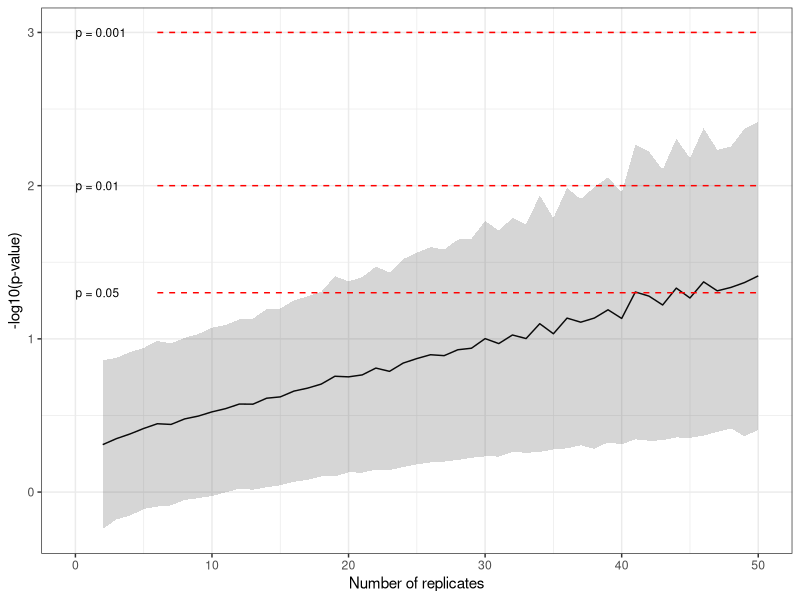

Generate this figure with R:
library(ggplot2)

ctrl.mean <- 1
ctrl.sd <- 0.1
treated.mean <- 1.1
treated.sd <- 0.22

# Function that repeats t-test a number of times (rpt) with given sample size, means and sds.
# Returns a list of p-values from the test

tsim <- function(rpt, n, mean1, sd1, mean2, sd2) {
  x <- 0
  ppool <- NULL
  while (x <= rpt) {
    ppool <- c(ppool, t.test(rnorm(n,mean1,sd1), y = rnorm(n,mean2,sd2))$p.value)
    x <- x + 1
  }
  return(ppool)
}

# Iterate through sample sizes and run the tsim function
# Returns data frame with list of mean p-values at a given sample size

i <- 2
num <- 50
res <- NULL

while (i <= num) {
  sim <- tsim(1000, i, ctrl.mean, ctrl.sd, treated.mean, treated.sd)
  res <- rbind(res, cbind(i, mean(sim), sd(sim)))
  i <- i + 1
}

# Plot the result

res <- as.data.frame(res)

ggplot(res, aes(x=i, y=-log10(V2))) +
  geom_line() +
  geom_ribbon(aes(ymin=-log10(V2)-log10(V3), ymax=-log10(V2)+log10(V3)), alpha = 0.2) +
  annotate("segment", x = 6, xend = num, y = -log10(0.05), yend = -log10(0.05), colour = "red", linetype = "dashed") +
  annotate("text",  x = 0, y=-log10(0.05), label= "p = 0.05", hjust=0, size=3) +
  annotate("segment", x = 6, xend = num, y = -log10(0.01), yend = -log10(0.01), colour = "red", linetype = "dashed") +
  annotate("text",  x = 0, y=-log10(0.01), label= "p = 0.01", hjust=0, size=3) +
  annotate("segment", x = 6, xend = num, y = -log10(0.001), yend = -log10(0.001), colour = "red", linetype = "dashed") +
  annotate("text",  x = 0, y=-log10(0.001), label= "p = 0.001", hjust=0, size=3) +
  xlab("Number of replicates") +
  ylab("-log10(p-value)") +
  theme_bw()
